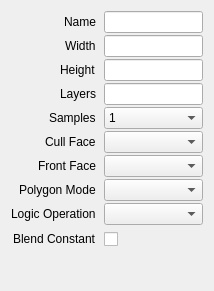
<?xml version="1.0" encoding="UTF-8"?>
<ui version="4.0">
 <class>TargetProperties</class>
 <widget class="QWidget" name="TargetProperties">
  <property name="geometry">
   <rect>
    <x>0</x>
    <y>0</y>
    <width>214</width>
    <height>291</height>
   </rect>
  </property>
  <layout class="QVBoxLayout" name="verticalLayout">
   <item>
    <layout class="QFormLayout" name="formLayout">
     <property name="labelAlignment">
      <set>Qt::AlignRight|Qt::AlignTrailing|Qt::AlignVCenter</set>
     </property>
     <property name="horizontalSpacing">
      <number>8</number>
     </property>
     <property name="verticalSpacing">
      <number>2</number>
     </property>
     <property name="leftMargin">
      <number>0</number>
     </property>
     <property name="topMargin">
      <number>0</number>
     </property>
     <property name="rightMargin">
      <number>0</number>
     </property>
     <property name="bottomMargin">
      <number>0</number>
     </property>
     <item row="1" column="0">
      <widget class="QLabel" name="labelWidth">
       <property name="text">
        <string>Width</string>
       </property>
      </widget>
     </item>
     <item row="2" column="0">
      <widget class="QLabel" name="labelHeight">
       <property name="text">
        <string>Height</string>
       </property>
      </widget>
     </item>
     <item row="3" column="0">
      <widget class="QLabel" name="labelLayers">
       <property name="text">
        <string>Layers</string>
       </property>
      </widget>
     </item>
     <item row="4" column="0">
      <widget class="QLabel" name="labelSamples">
       <property name="text">
        <string>Samples</string>
       </property>
      </widget>
     </item>
     <item row="4" column="1">
      <widget class="QComboBox" name="samples">
       <item>
        <property name="text">
         <string>1</string>
        </property>
       </item>
       <item>
        <property name="text">
         <string>2</string>
        </property>
       </item>
       <item>
        <property name="text">
         <string>4</string>
        </property>
       </item>
       <item>
        <property name="text">
         <string>8</string>
        </property>
       </item>
       <item>
        <property name="text">
         <string>16</string>
        </property>
       </item>
       <item>
        <property name="text">
         <string>32</string>
        </property>
       </item>
       <item>
        <property name="text">
         <string>64</string>
        </property>
       </item>
      </widget>
     </item>
     <item row="5" column="0">
      <widget class="QLabel" name="labelCullMode">
       <property name="text">
        <string>Cull Face</string>
       </property>
      </widget>
     </item>
     <item row="5" column="1">
      <widget class="DataComboBox" name="cullMode"/>
     </item>
     <item row="6" column="0">
      <widget class="QLabel" name="labelFrontFace">
       <property name="text">
        <string>Front Face</string>
       </property>
      </widget>
     </item>
     <item row="6" column="1">
      <widget class="DataComboBox" name="frontFace"/>
     </item>
     <item row="7" column="0">
      <widget class="QLabel" name="labelPolygonMode">
       <property name="text">
        <string>Polygon Mode</string>
       </property>
      </widget>
     </item>
     <item row="7" column="1">
      <widget class="DataComboBox" name="polygonMode"/>
     </item>
     <item row="8" column="0">
      <widget class="QLabel" name="labelLogicOperation">
       <property name="text">
        <string>Logic Operation</string>
       </property>
      </widget>
     </item>
     <item row="8" column="1">
      <widget class="DataComboBox" name="logicOperation"/>
     </item>
     <item row="9" column="0">
      <widget class="QLabel" name="labelBlendConstant">
       <property name="text">
        <string>Blend Constant</string>
       </property>
      </widget>
     </item>
     <item row="9" column="1">
      <widget class="ColorPicker" name="blendConstant">
       <property name="minimumSize">
        <size>
         <width>0</width>
         <height>24</height>
        </size>
       </property>
      </widget>
     </item>
     <item row="0" column="0">
      <widget class="QLabel" name="labelName">
       <property name="text">
        <string>Name</string>
       </property>
      </widget>
     </item>
     <item row="0" column="1">
      <widget class="QLineEdit" name="name"/>
     </item>
     <item row="1" column="1">
      <widget class="QLineEdit" name="width"/>
     </item>
     <item row="2" column="1">
      <widget class="QLineEdit" name="height"/>
     </item>
     <item row="3" column="1">
      <widget class="QLineEdit" name="layers"/>
     </item>
    </layout>
   </item>
  </layout>
 </widget>
 <customwidgets>
  <customwidget>
   <class>DataComboBox</class>
   <extends>QComboBox</extends>
   <header>session/DataComboBox.h</header>
  </customwidget>
  <customwidget>
   <class>ColorPicker</class>
   <extends>QCheckBox</extends>
   <header>session/ColorPicker.h</header>
  </customwidget>
 </customwidgets>
 <tabstops>
  <tabstop>cullMode</tabstop>
  <tabstop>frontFace</tabstop>
  <tabstop>polygonMode</tabstop>
  <tabstop>logicOperation</tabstop>
  <tabstop>blendConstant</tabstop>
 </tabstops>
 <resources/>
 <connections/>
</ui>
